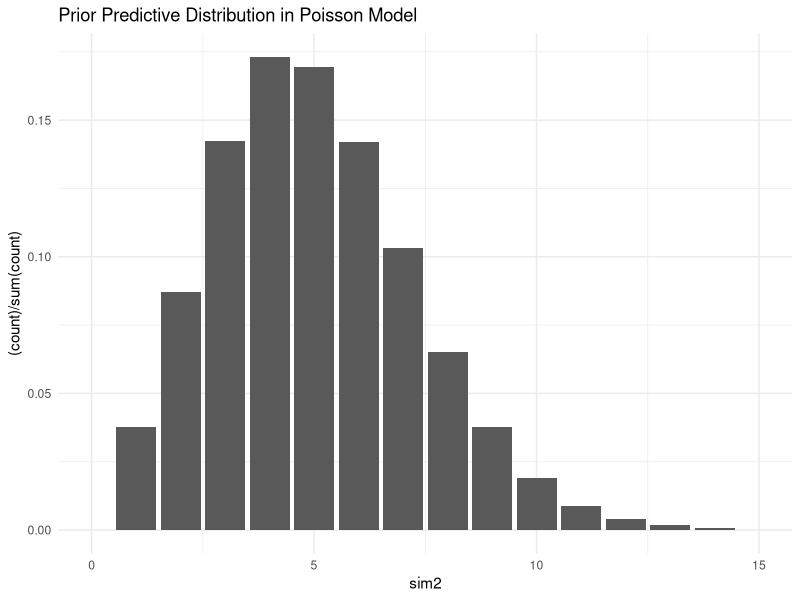
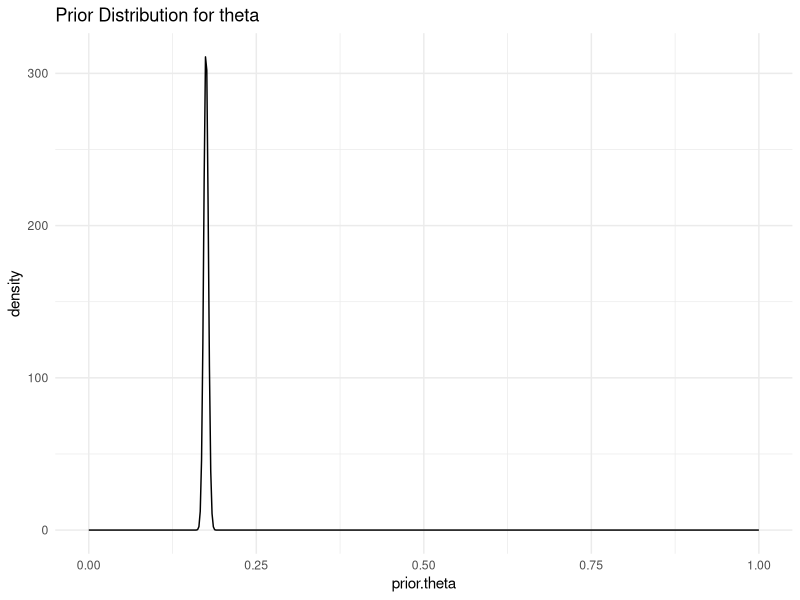
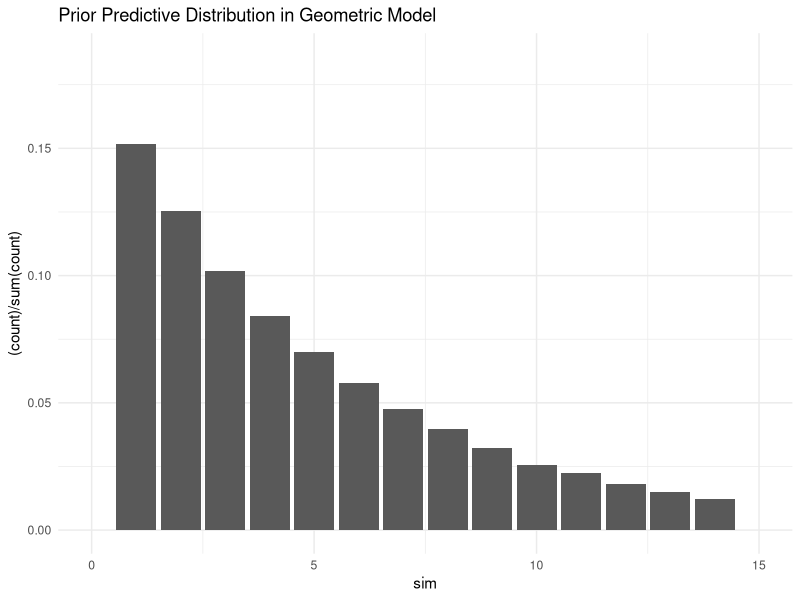
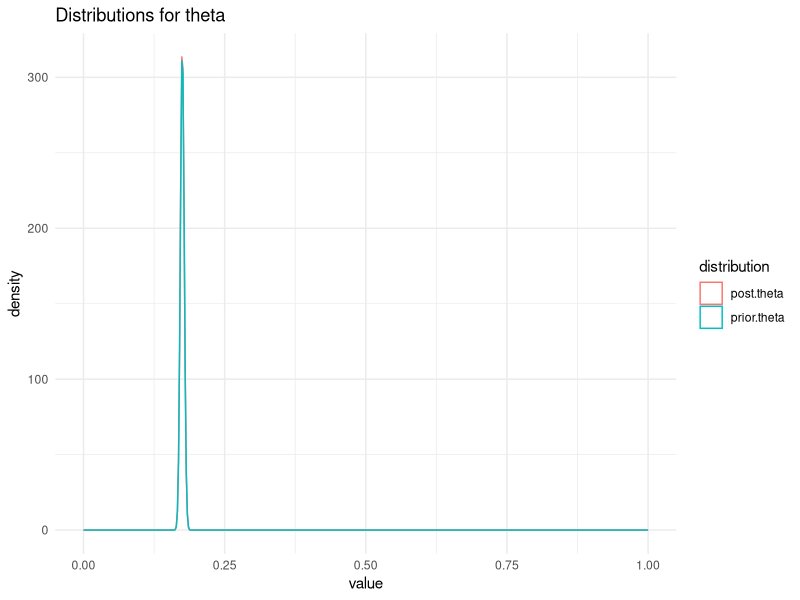
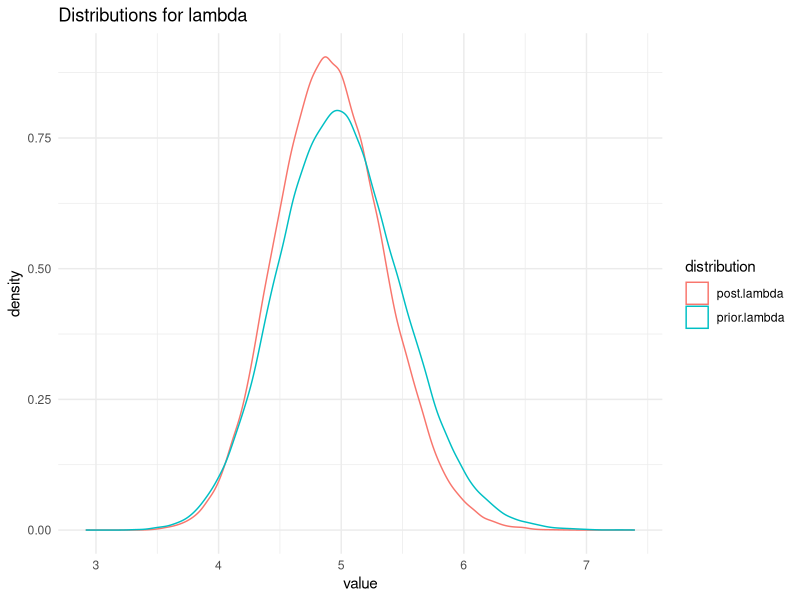
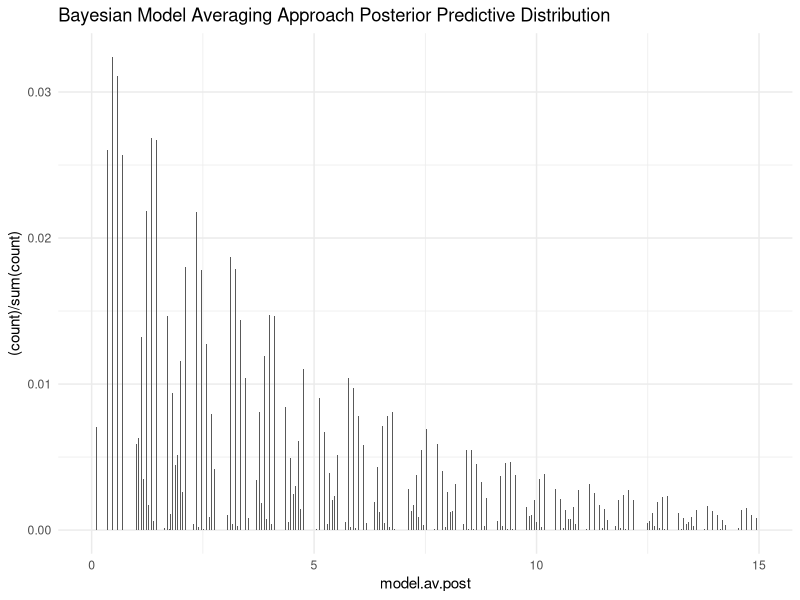

R code for these plots, in order:
## ---- chunk 1
knitr::opts_chunk$set(echo = TRUE, fig.width = 14, comment = "#>", warning = F)
library(ggplot2)
library(tidyverse)
setwd("/home/ajo/gitRepos/bayesian/HW2")
theme_set(theme_minimal())
## ---- chunk 2
N <- 100000
counts <- seq(0,15, length.out = N)
params.for.lambda <- list(alpha = 100, beta = 20)
prior.lambda <- rgamma(N, shape = params.for.lambda$alpha, rate = params.for.lambda$beta)
sim2 <- rpois(N, lambda = prior.lambda)
ggplot(tibble(sim2, prior.lambda), aes(sim2)) +
  geom_bar(aes(y = (..count..)/sum(..count..))) +
  #geom_density(aes(prior.lambda)) 
  scale_x_continuous(limits = c(0, 15)) + 
  ggtitle("Prior Predictive Distribution in Poisson Model")

sum(sim2 <= 4)/N
sum(sim2 >= 6)/N
mean(sim2)
sum(sim2 > 4 & sim2 < 6)/N

estBetaParams <- function(mu, var) {
  alpha <- ((1 - mu) / var - 1 / mu) * mu ^ 2
  beta <- alpha * (1 / mu - 1)
  return(params = list(alpha = alpha, beta = beta))
}
params.for.theta <- estBetaParams(0.175, 0.00001)
prior.theta <- rbeta(N, shape1 = params.for.theta$alpha, shape2 = params.for.theta$beta)

ggplot(tibble(prior.theta), aes(prior.theta)) +
  geom_density(aes(prior.theta)) +
  scale_x_continuous(limits = c(0, 1)) + 
  ggtitle("Prior Distribution for theta")

#expected <- (1-prior.theta)/prior.theta
sim <- rgeom(N, prior.theta)
ggplot(tibble(sim), aes(sim)) +
  geom_bar(aes(y = (..count..)/sum(..count..))) + 
  scale_x_continuous(limits = c(0, 15)) + 
  ggtitle("Prior Predictive Distribution in Geometric Model")
mean(sim)
sum(sim<=4)/N
mean(sim<=4)
sum(sim>=6)/N
mean(sim>=6)
sum(sim > 4 & sim < 6)/N
## ---- chunk 3
data <- c(1,2,2,8,10)
n <- length(data)
s <- sum(data)
## ---- chunk 4
post.theta <- rbeta(N, shape1 = params.for.theta$alpha + n, params.for.theta$beta + s)
post.lambda <- rgamma(N, shape = params.for.lambda$alpha + s, rate = params.for.lambda$beta + n)

df <- tibble(counts, prior.theta, post.theta,
             prior.lambda, post.lambda)

df2 <- df %>% 
    gather(key = distribution, value = value, -counts) 

df2 %>% 
  filter(distribution %in% c("prior.theta", "post.theta")) %>% 
  ggplot() +
  geom_density(aes(x = value, col = distribution)) +
  scale_x_continuous(limits = c(0, 1)) + 
  ggtitle("Distributions for theta")

# De er (omtrent) helt like som priorene fordi priorene har veldig lite varians!

df2 %>% 
  filter(distribution %in% c("prior.lambda", "post.lambda")) %>% 
  ggplot() +
  geom_density(aes(x = value, col = distribution)) +
  ggtitle("Distributions for lambda")
## ---- chunk 5
lambda <- sample(prior.lambda, replace = T, size = N)
p.given.pois <- mean(map_dbl(lambda, ~ prod(dpois(data, .x)))) # Equivalently: Likelihood.

theta <- sample(prior.theta, replace = T, size = N)
p.given.theta <- mean(map_dbl(theta, ~ prod(dgeom(data, .x)))) # Equivalently: Likelihood.

# Posterior probabilities for each model. 
(p.poisson.given.y <- (0.5*p.given.pois)/(0.5*(p.given.pois + p.given.theta)))
(p.geom.given.y <- 1 - p.poisson.given.y)
## ---- chunk 6
post.pred.pois <- rpois(N, lambda = post.lambda)
post.pred.geom <- rgeom(N, prob = post.theta)
model.av.post <- p.poisson.given.y*post.pred.pois + p.geom.given.y*post.pred.geom

tibble(model.av.post) %>% 
  ggplot(aes(model.av.post)) +
  geom_bar(aes(y = (..count..)/sum(..count..))) +
  scale_x_continuous(limits = c(0, 15)) + 
  ggtitle("Bayesian Model Averaging Approach Posterior Predictive Distribution")
## ---- chunk 7
quantile(model.av.post, c(0.025, 0.095))
